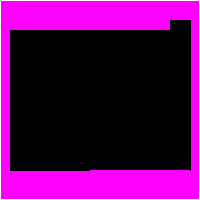
  <widget class="QFrame" name="layoutchannelframe14">
   <property name="geometry">
    <rect>
     <x>200</x>
     <y>600</y>
     <width>200</width>
     <height>200</height>
    </rect>
   </property>
   <property name="font">
    <font>
     <stylestrategy>NoAntialias</stylestrategy>
    </font>
   </property>
   <property name="styleSheet">
    <string notr="true">border-color: rgb(255, 255, 255);
background-color: rgb(255, 0, 255);
border: 1px solid white;</string>
   </property>
   <property name="frameShape">
    <enum>QFrame::Box</enum>
   </property>
   <property name="frameShadow">
    <enum>QFrame::Raised</enum>
   </property>
   <property name="lineWidth">
    <number>1</number>
   </property>
   <widget class="QLabel" name="titlelabel14">
    <property name="geometry">
     <rect>
      <x>10</x>
      <y>10</y>
      <width>160</width>
      <height>20</height>
     </rect>
    </property>
    <property name="font">
     <font>
      <family>Bitstream Vera Sans</family>
      <pointsize>14</pointsize>
      <weight>75</weight>
      <bold>true</bold>
      <strikeout>false</strikeout>
      <stylestrategy>NoAntialias</stylestrategy>
      <kerning>true</kerning>
     </font>
    </property>
    <property name="contextMenuPolicy">
     <enum>Qt::DefaultContextMenu</enum>
    </property>
    <property name="autoFillBackground">
     <bool>false</bool>
    </property>
    <property name="styleSheet">
     <string notr="true">border : rgb(255,0,255);
color: rgb(255,255, 255);
</string>
    </property>
    <property name="frameShape">
     <enum>QFrame::NoFrame</enum>
    </property>
    <property name="frameShadow">
     <enum>QFrame::Plain</enum>
    </property>
    <property name="text">
     <string/>
    </property>
    <property name="scaledContents">
     <bool>false</bool>
    </property>
   </widget>
   <widget class="QLabel" name="audioreciconlabel14">
    <property name="geometry">
     <rect>
      <x>150</x>
      <y>170</y>
      <width>20</width>
      <height>20</height>
     </rect>
    </property>
    <property name="font">
     <font>
      <stylestrategy>NoAntialias</stylestrategy>
     </font>
    </property>
    <property name="styleSheet">
     <string notr="true">border : rgb(255,0,255);</string>
    </property>
    <property name="text">
     <string/>
    </property>
    <property name="pixmap">
     <pixmap resource="dvr_main.qrc">:/skin/osd_audiorec_icon.bmp</pixmap>
    </property>
    <property name="alignment">
     <set>Qt::AlignCenter</set>
    </property>
   </widget>
   <widget class="QLabel" name="videolossiconlabel14">
    <property name="geometry">
     <rect>
      <x>110</x>
      <y>170</y>
      <width>20</width>
      <height>20</height>
     </rect>
    </property>
    <property name="font">
     <font>
      <stylestrategy>NoAntialias</stylestrategy>
     </font>
    </property>
    <property name="styleSheet">
     <string notr="true">border : rgb(255,0,255);</string>
    </property>
    <property name="text">
     <string/>
    </property>
    <property name="pixmap">
     <pixmap resource="dvr_main.qrc">:/skin/osd_videoloss_icon.bmp</pixmap>
    </property>
    <property name="alignment">
     <set>Qt::AlignCenter</set>
    </property>
   </widget>
   <widget class="QLabel" name="motioniconlabel14">
    <property name="geometry">
     <rect>
      <x>130</x>
      <y>170</y>
      <width>20</width>
      <height>20</height>
     </rect>
    </property>
    <property name="font">
     <font>
      <stylestrategy>NoAntialias</stylestrategy>
     </font>
    </property>
    <property name="styleSheet">
     <string notr="true">border : rgb(255,0,255);</string>
    </property>
    <property name="text">
     <string/>
    </property>
    <property name="pixmap">
     <pixmap resource="dvr_main.qrc">:/skin/osd_motion_icon.bmp</pixmap>
    </property>
    <property name="alignment">
     <set>Qt::AlignCenter</set>
    </property>
   </widget>
   <widget class="QLabel" name="videoreciconlabel14">
    <property name="geometry">
     <rect>
      <x>170</x>
      <y>170</y>
      <width>20</width>
      <height>20</height>
     </rect>
    </property>
    <property name="font">
     <font>
      <stylestrategy>NoAntialias</stylestrategy>
     </font>
    </property>
    <property name="styleSheet">
     <string notr="true">border : rgb(255,0,255);</string>
    </property>
    <property name="text">
     <string/>
    </property>
    <property name="pixmap">
     <pixmap resource="dvr_main.qrc">:/skin/osd_videorec_icon.bmp</pixmap>
    </property>
    <property name="alignment">
     <set>Qt::AlignCenter</set>
    </property>
   </widget>
   <widget class="QLabel" name="playbackiconlabel14">
    <property name="geometry">
     <rect>
      <x>90</x>
      <y>170</y>
      <width>20</width>
      <height>20</height>
     </rect>
    </property>
    <property name="font">
     <font>
      <stylestrategy>NoAntialias</stylestrategy>
     </font>
    </property>
    <property name="styleSheet">
     <string notr="true">border : rgb(255,0,255);</string>
    </property>
    <property name="text">
     <string/>
    </property>
    <property name="pixmap">
     <pixmap resource="dvr_main.qrc">:/skin/osd_stop_icon.bmp</pixmap>
    </property>
    <property name="alignment">
     <set>Qt::AlignCenter</set>
    </property>
   </widget>
   <widget class="QWidget" name="widget_14" native="true">
    <property name="geometry">
     <rect>
      <x>10</x>
      <y>20</y>
      <width>181</width>
      <height>151</height>
     </rect>
    </property>
    <property name="styleSheet">
     <string notr="true">border : rgb(255,0,255);
background-color: rgb(0, 0, 0);</string>
    </property>
    <widget class="QLabel" name="dvrmainlogolabel_14">
     <property name="geometry">
      <rect>
       <x>10</x>
       <y>50</y>
       <width>152</width>
       <height>36</height>
      </rect>
     </property>
     <property name="text">
      <string/>
     </property>
     <property name="pixmap">
      <pixmap resource="dvr_main.qrc">:/skin/logo_wide.bmp</pixmap>
     </property>
     <property name="scaledContents">
      <bool>true</bool>
     </property>
    </widget>
   </widget>
   <zorder>widget_14</zorder>
   <zorder>titlelabel14</zorder>
   <zorder>videoreciconlabel14</zorder>
   <zorder>audioreciconlabel14</zorder>
   <zorder>motioniconlabel14</zorder>
   <zorder>videolossiconlabel14</zorder>
   <zorder>playbackiconlabel14</zorder>
  </widget>
